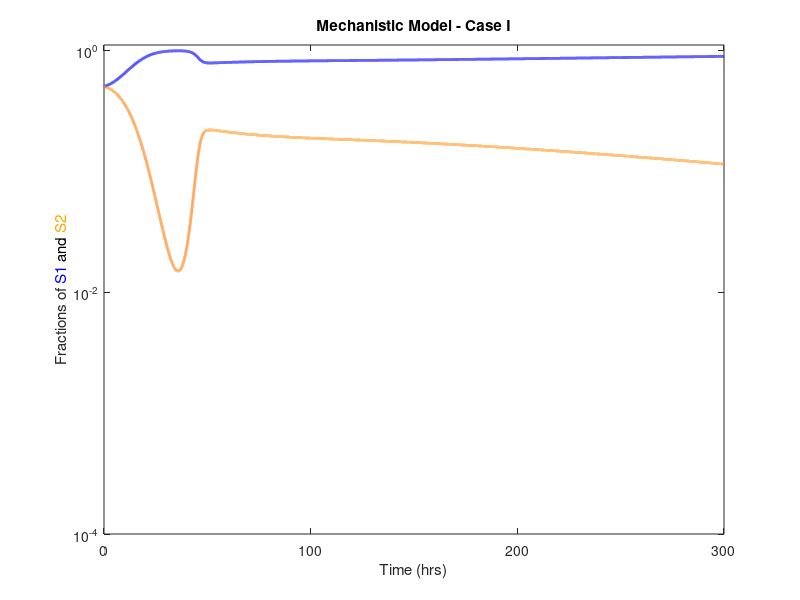
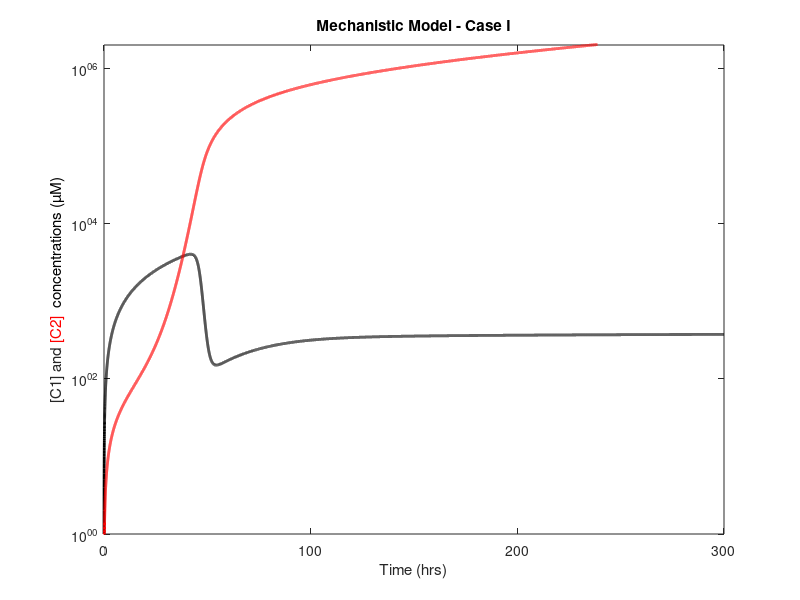

Write the MATLAB code that produced these figures, in order.
% Dual (chemical - consumable) mediator interaction - Momeni. et al. (2018) - Figure 6.
% Connor Tynan - 25/10/22 - Final year project

% Background

% https://doi.org/10.7554/eLife.25051

% Increasing the number of mediators increases the complexity of the system
% exponentially. More-involved systems such as this is where the gLV model
% typically falls down as it fails to account for cases of increased
% complexity. In addition, the gLV model fails to account for indirect
% influences, suggesting use of mechanistic models for higher
% order/complexity systems.

clc; clf; close all; clear

% Parameters

t0 = 0;     % Initial time
t1 = 300;   % Final time
dt = 0.01;   % Time step size

r0 = [-0.03, -0.05]; % Basal growth rate (Per-species growth rate - constant)

% Interaction terms - please see literature for details

% Kij - Mediator Cj affecting species Si at 50% of max fitness effect - Kij ~ r0.5ij 
Ks1c1 = 1.1 * 1e5;
Ks1c2 = 0;
Ks2c2 = 1 * 1e5;
Ks2c1 = 1 * 1e5;

%rij - Mediator Cj affecting species Si at maximum fitness effect
rs1c1 = 10;
rs1c2 = 0;
rs2c1 = 10;
rs2c2 = 13;  
  
% Consumption rate of chemical mediators
a = 1; 
ac1s1 = a;
ac1s2 = a;
ac2s2 = a;

% Production rate of chemical mediators 
b = 1;
b0 = 100*b;
bc2s1 = b*1;

% Variables

time = t0:dt:t1; % Time vector (x-axis)

% Initialising solution vectors
S1 = zeros(1,length(time)); % Population density of species S1
S2 = zeros(1,length(time)); % Population density of species S2
C1 = zeros(1,length(time)); % Concentration of chemical C1
C2 = zeros(1,length(time)); % Concentration of chemical C2

% Initial Conditions

% Initial population densities
S1(1) = 5;
S2(1) = 5;

% Initial mediator concentrations
C1(1) = 0.00;
C2(1) = 1e-4;

% Main computation - Equation (47) in the literature
% Forward solving mechanistic equations

for t=1:(numel(time)-1)
    
    % Species densities

    S1(t+1) = S1(t) + dt * S1(t) * ( r0(1) + rs1c1*C1(t)/(C1(t)+Ks1c1));

    S2(t+1) = S2(t) + dt * S2(t) * ( r0(2) + rs2c2 * ...
        (((C1(t)*C2(t))/(Ks2c1*Ks2c2))/(C1(t)/Ks2c1 + C2(t)/Ks2c2)) * ...
        ((1/(C1(t)/Ks2c1 + 1)) + (1/(C2(t)/Ks2c2 + 1))));

    % Chemical concentrations

    C1(t+1) = C1(t) + dt * (b0 - ac1s1 * rs1c1 * C1(t)/(C1(t)+Ks1c1) - ac1s2 * ...
        rs2c2* (((C1(t)*C2(t))/(Ks2c1*Ks2c2))/(C1(t)/Ks2c1 + C2(t)/Ks2c2)) * ...
        ((1/(C1(t)/Ks2c1 + 1)) + (1/(C2(t)/Ks2c2 + 1))) * S2(t) );

    C2(t+1) = C2(t) + dt * (bc2s1 * S1(t) - ac2s2 * rs2c2 * ...
        (((C1(t)*C2(t))/(Ks2c1*Ks2c2))/(C1(t)/Ks2c1 + C2(t)/Ks2c2)) * ...
        ((1/(C1(t)/Ks2c1 + 1)) + (1/(C2(t)/Ks2c2 + 1))) * S2(t) ) ;
    
end

% Plotting results

% Plotting species densities

fig = figure(1); hold on; box on

plot(time,S1./(S1+S2),'-b','LineWidth',2); plot(time,S2./(S1+S2),'Color',[1, 0.5, 0.1],'LineWidth',2)

ylabel('Fractions of \color{blue}S1\color{black} and\color{orange} S2', ...
    'interpreter', 'tex')
ylim([10^-4 10^0+0.1])
yticks([10^-4 10^-2 10^0])

xlabel('Time (hrs)')
xlim([0 300])
xticks([0 100 200 300])

title('Mechanistic Model - Case I')

set(gca,'YScale','log')
set(gca,'XMinorTick','off','YMinorTick','off')

set(gcf, 'units', 'centimeters', 'position', [1 1 12.1 9]);

% Plotting chemical concentrations

fig2 = figure(2); hold on; box on

p = plot(time,C1,'-k','LineWidth',2); plot(time,C2,'Color',[1, 0.0, 0.0],'LineWidth',2)

ylabel('[C1] and \color{red}{[C2]} \color{black} concentrations (µM)', ...
    'interpreter', 'tex')
ylim([10^0 10^6+1000000])
yticks([0 10^0 10^2 10^4 10^6])

xlabel('Time (hrs)')
xlim([0 300])
xticks([0 100 200 300])

title('Mechanistic Model - Case I')

set(gca,'YScale','log')
set(gca,'XMinorTick','off','YMinorTick','off')

set(gcf, 'units', 'centimeters', 'position', [1 1 12.1 9]);